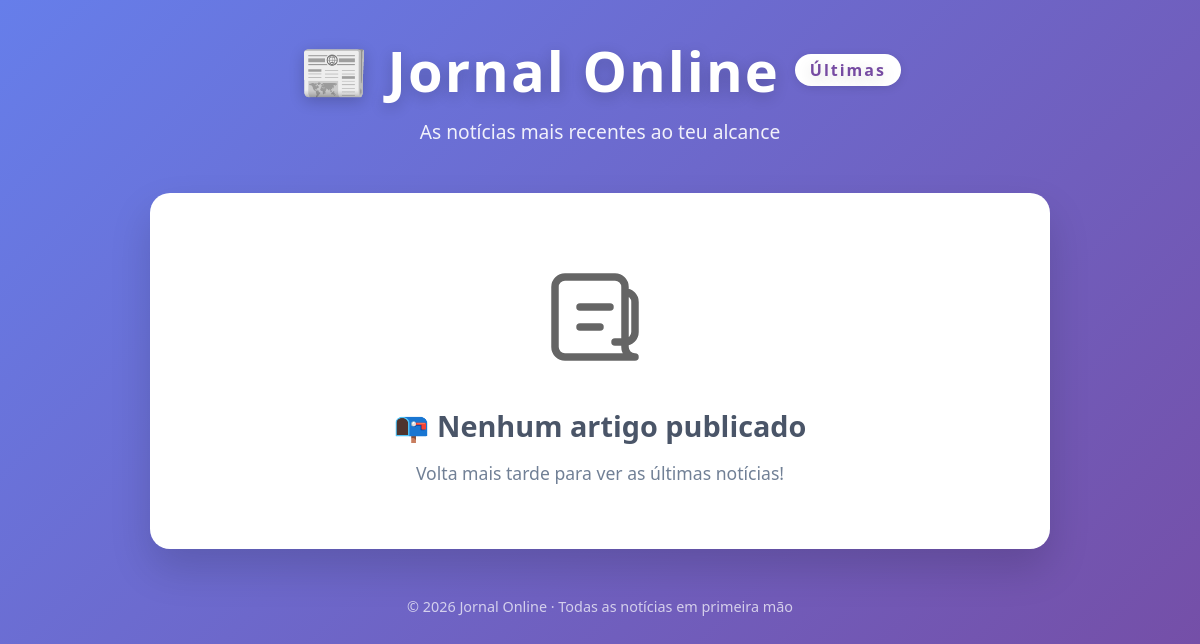
Before: / with the older database file.
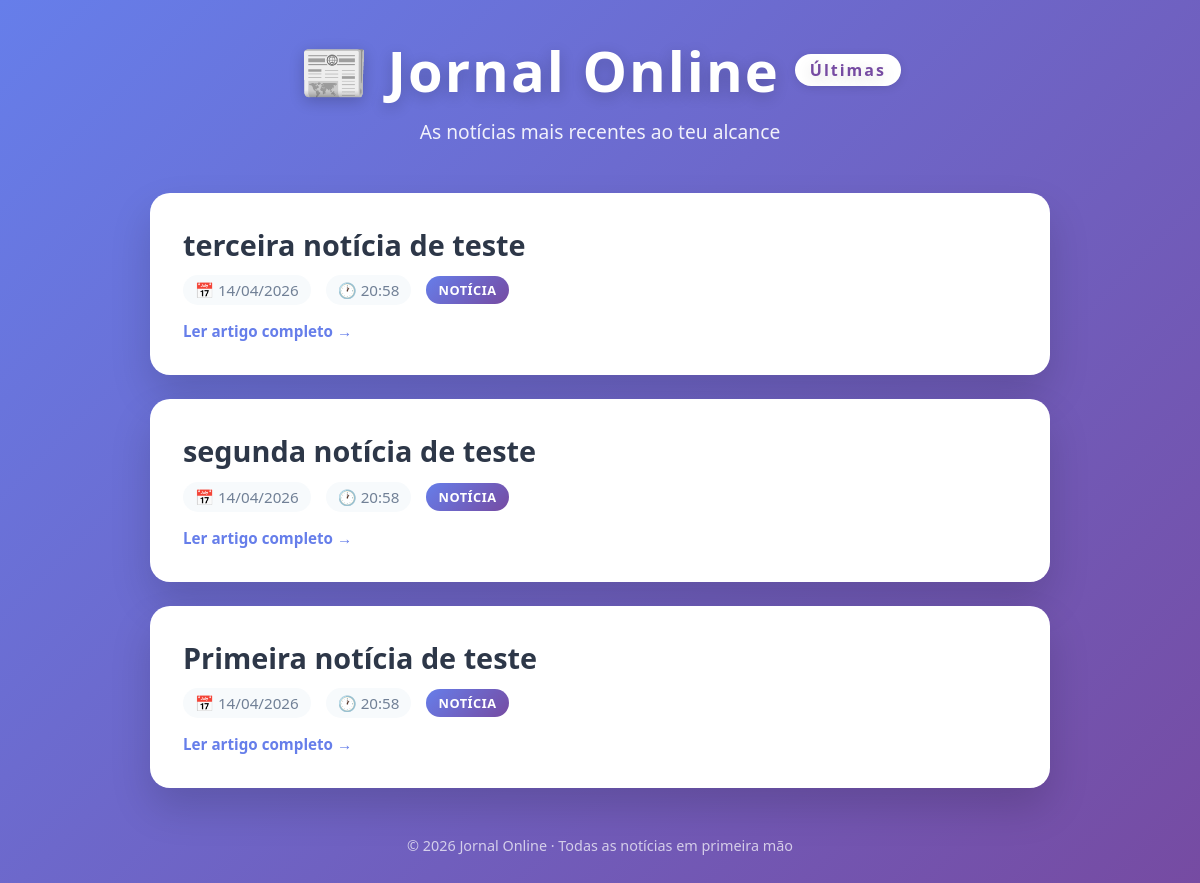
After: the same page with the newer database file.
### noticias/models.py (models this page shows, shortened)
class Artigo(models.Model):
    titulo = models.CharField(max_length=200)
    corpo = models.TextField()
    data_publicacao = models.DateTimeField(auto_now_add=True)

### noticias/views.py (the view)
# urls.py: path('', views.lista_artigos, name='lista_artigos'),
def lista_artigos(request):
    artigos = Artigo.objects.all().order_by('-data_publicacao')
    return render(request, 'noticias/lista.html', {'artigos': artigos})

### noticias/templates/noticias/lista.html (shortened to what this page needs)
<!DOCTYPE html>
<html lang="pt">
<head>
</head>
<body>
    <div class="container">
        <header class="header">
            <h1>
                📰 Jornal Online
                <span>Últimas</span>
            </h1>
            <p>As notícias mais recentes ao teu alcance</p>
        </header>
        <div class="noticias-grid">
            {% for artigo in artigos %}
            <article class="noticia-card">
                <a href="{% url 'detalhe_artigo' artigo.id %}">
                    <h2 class="noticia-titulo">{{ artigo.titulo }}</h2>
                    <div class="noticia-meta">
                        <span class="noticia-data">
                            📅 {{ artigo.data_publicacao|date:"d/m/Y" }}
                        </span>
                        <span class="noticia-data">
                            🕐 {{ artigo.data_publicacao|date:"H:i" }}
                        </span>
                        <span class="noticia-categoria">Notícia</span>
                    </div>
                    <span class="ler-mais">Ler artigo completo →</span>
                </a>
            </article>
            {% empty %}
            <div class="empty-state">
                <svg viewBox="0 0 24 24" fill="none" stroke="currentColor" stroke-width="1.5">
                    <path d="M19 20H5a2 2 0 01-2-2V6a2 2 0 012-2h10a2 2 0 012 2v1m2 13a2 2 0 01-2-2V7m0 0a2 2 0 012 2v6a2 2 0 01-2 2h-2m-7-3h4m-4-4h6" stroke-linecap="round"/>
                </svg>
                <h3>📭 Nenhum artigo publicado</h3>
                <p>Volta mais tarde para ver as últimas notícias!</p>
            </div>
            {% endfor %}
        </div>
        <footer class="footer">
            <p>© 2026 Jornal Online · Todas as notícias em primeira mão</p>
        </footer>
    </div>
</body>
</html>

### noticias/templates/noticias/lista.html (style rules this page uses)
* { margin: 0; padding: 0; box-sizing: border-box; }
body { font-family: 'Segoe UI', 'Roboto', system-ui, sans-serif; background: linear-gradient(135deg, #667eea 0%, #764ba2 100%); min-height: 100vh; padding: 2rem 1rem; }
.container { max-width: 900px; margin: 0 auto; }
.header { text-align: center; margin-bottom: 3rem; }
.header h1 { font-size: 3.5rem; font-weight: 800; color: white; text-shadow: 0 4px 15px rgba(0,0,0,0.2); letter-spacing: 2px; display: flex; align-items: center; justify-content: center; gap: 15px; }
.header h1 span { background: white; color: #764ba2; font-size: 1rem; padding: 5px 15px; border-radius: 50px; font-weight: 600; box-shadow: 0 2px 10px rgba(0,0,0,0.1); }
.header p { color: rgba(255,255,255,0.9); font-size: 1.2rem; margin-top: 10px; }
.noticias-grid { display: flex; flex-direction: column; gap: 1.5rem; }
.noticia-card { background: white; border-radius: 20px; padding: 2rem; box-shadow: 0 20px 40px rgba(0,0,0,0.15); transition: all 0.3s ease; border: 1px solid rgba(255,255,255,0.2); animation: fadeInUp 0.5s ease forwards; opacity: 0; }
.noticia-card:nth-child(1) { animation-delay: 0.1s; }
.noticia-card:nth-child(2) { animation-delay: 0.2s; }
.noticia-card:nth-child(3) { animation-delay: 0.3s; }
.noticia-card a { text-decoration: none; display: block; }
.noticia-titulo { font-size: 1.8rem; font-weight: 700; color: #2d3748; margin-bottom: 0.75rem; line-height: 1.3; transition: color 0.2s ease; }
.noticia-meta { display: flex; align-items: center; gap: 15px; color: #718096; font-size: 0.95rem; }
.noticia-data { display: flex; align-items: center; gap: 5px; background: #f7fafc; padding: 5px 12px; border-radius: 50px; }
.noticia-categoria { background: linear-gradient(135deg, #667eea, #764ba2); color: white; padding: 5px 12px; border-radius: 50px; font-weight: 600; font-size: 0.8rem; text-transform: uppercase; letter-spacing: 0.5px; }
.ler-mais { display: inline-block; margin-top: 1rem; color: #667eea; font-weight: 600; font-size: 0.95rem; transition: transform 0.2s ease; }
.footer { margin-top: 3rem; text-align: center; color: rgba(255,255,255,0.7); font-size: 0.9rem; }

Changed rows visible on the page:
added Artigo: titulo "terceira notícia de teste", data_publicacao "14/04/2026", data_publicacao "20:58"
added Artigo: titulo "segunda notícia de teste", data_publicacao "14/04/2026", data_publicacao "20:58"
added Artigo: titulo "Primeira notícia de teste", data_publicacao "14/04/2026", data_publicacao "20:58"
Other visible differences:
text no longer shown: "📭 Nenhum artigo publicado Volta mais tarde para ver as últimas notícias!"
